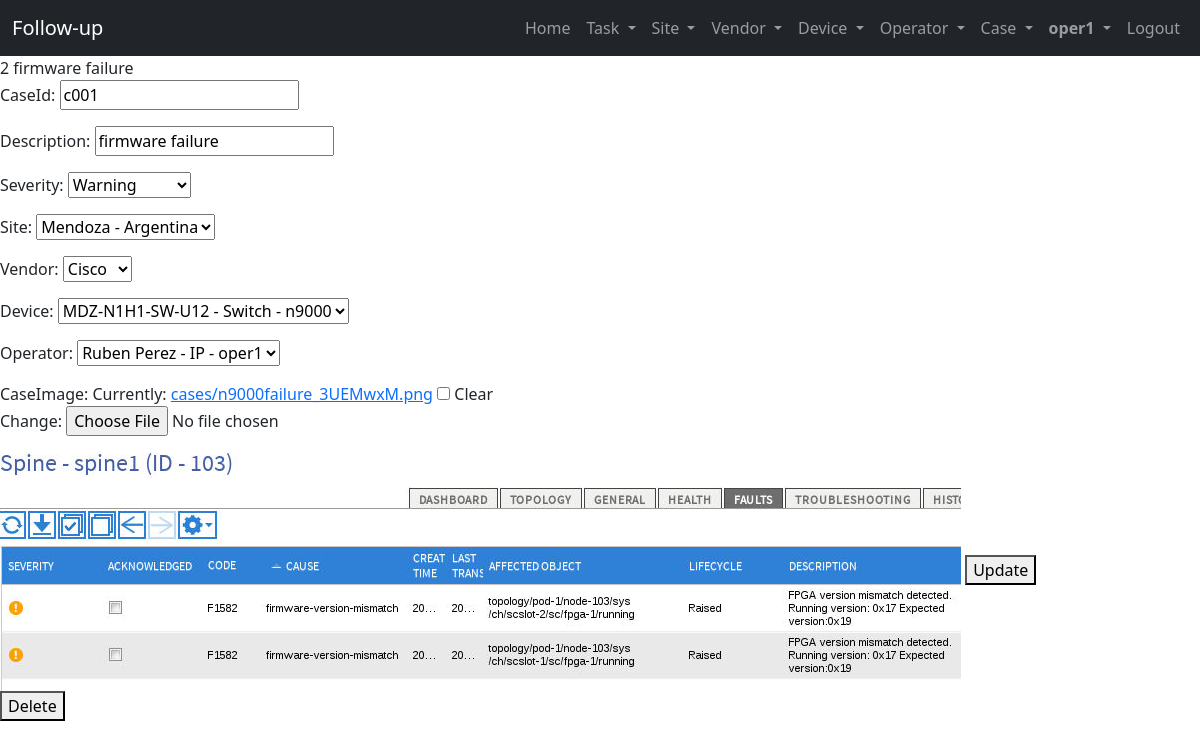
The app's page /cases/2 (signed in) with its own data.
### tasks/models.py (models this page shows, shortened)
class Case(models.Model):
  SEVERITIES = (
    ('1', "Not classified"),
    ('2', "Information"),
    ('3', "Warning"),
    ('4', "Average"),
    ('5', "High"),
    ('6', "Disaster")
  )
  caseId = models.CharField(max_length=6)
  description = models.CharField(max_length=20)
  severity = models.CharField(choices=SEVERITIES, max_length=2, null=True)
  site = models.ForeignKey(Site, on_delete=models.CASCADE, null=True)
  vendor = models.ForeignKey(Vendor, on_delete=models.CASCADE, null=True)
  device = models.ForeignKey(Device, on_delete=models.CASCADE, null=True)
  operator = models.ForeignKey(Operator, on_delete=models.CASCADE, null=True)
  caseImage = models.ImageField(upload_to='cases', blank=True, null=True)
  class Meta():
    verbose_name = 'Case'
    verbose_name_plural = 'Cases'
    ordering = ('caseId', 'description')
    unique_together = ('caseId', 'description')

### tasks/views.py (the view, shortened to what this page needs)
# urls.py: path('cases/<int:case_id>', views.case_detail, name='case_detail'),
@login_required
def case_detail(request, case_id):
    if request.method == 'GET':
        case = get_object_or_404(Case, pk=case_id)
        form = CaseForm(instance=case)
        return render(request, 'case_detail.html', {'case': case, 'form': form})

### tasks/forms.py
class CaseForm(ModelForm):
    class Meta:
        model = Case
        fields = ['caseId', 'description', 'severity', 'site', 'vendor', 'device', 'operator', 'caseImage']

### tasks/models.py (called while the page is built)
  def __str__(self):
    return self.name + ' - ' + self.country

  def __str__(self):
    return self.name

  def __str__(self):
    return f'{self.name} - {self.category} - {self.model}'

  def __str__(self):
    return self.firstName + ' ' + self.lastName + ' - ' + self.backOffice + ' - ' + self.user.username

### tasks/templates/case_detail.html (shortened to what this page needs)
{% extends 'base.html' %}
{% block content %}
{{case.id}} {{case.description}}
<form method="POST" enctype="multipart/form-data">
  {{form.as_p}}
  <section>
    <img
      src="{{ case.caseImage.url }}"
      alt="{{ case.description }}"
    />
  <button>
    Update
  </button>
</form>
<form action="{% url 'case_delete' case.id %}" method="POST">
  <button>
    Delete
  </button>
</form>
{% endblock %}

### tasks/templates/navbar.html (shortened to what this page needs)
<nav class="navbar navbar-expand-lg navbar-dark bg-dark">
  <div class="container-fluid">
    <a class="navbar-brand" href="/">Follow-up</a>
    <div class="collapse navbar-collapse" id="navbarNavDarkDropdown">
      <ul class="navbar-nav ms-auto">
        <li class="nav-item">
          <a href="/" class="nav-link">Home</a>
        </li>
        {% if user.is_authenticated %}
        <div class="collapse navbar-collapse" id="navbarNavDarkDropdown">
          <ul class="navbar-nav">
            <li class="nav-item dropdown">
              <a class="nav-link dropdown-toggle" href="#" id="navbarDarkDropdownMenuLink" role="button" data-bs-toggle="dropdown" aria-expanded="false">
                Task
              </a>
            </li>
          </ul>
        </div>
        <div class="collapse navbar-collapse" id="navbarNavDarkDropdown">
          <ul class="navbar-nav">
            <li class="nav-item dropdown">
              <a class="nav-link dropdown-toggle" href="#" id="navbarDarkDropdownMenuLink" role="button" data-bs-toggle="dropdown" aria-expanded="false">
                Site
              </a>
            </li>
          </ul>
        </div>
        <div class="collapse navbar-collapse" id="navbarNavDarkDropdown">
          <ul class="navbar-nav">
            <li class="nav-item dropdown">
              <a class="nav-link dropdown-toggle" href="#" id="navbarDarkDropdownMenuLink" role="button" data-bs-toggle="dropdown" aria-expanded="false">
                Vendor
              </a>
            </li>
          </ul>
        </div>
        <div class="collapse navbar-collapse" id="navbarNavDarkDropdown">
          <ul class="navbar-nav">
            <li class="nav-item dropdown">
              <a class="nav-link dropdown-toggle" href="#" id="navbarDarkDropdownMenuLink" role="button" data-bs-toggle="dropdown" aria-expanded="false">
                Device
              </a>
            </li>
          </ul>
        </div>
        <div class="collapse navbar-collapse" id="navbarNavDarkDropdown">
          <ul class="navbar-nav">
            <li class="nav-item dropdown">
              <a class="nav-link dropdown-toggle" href="#" id="navbarDarkDropdownMenuLink" role="button" data-bs-toggle="dropdown" aria-expanded="false">
                Operator
              </a>
            </li>
          </ul>
        </div>
        <div class="collapse navbar-collapse" id="navbarNavDarkDropdown">
          <ul class="navbar-nav">
            <li class="nav-item dropdown">
              <a class="nav-link dropdown-toggle" href="#" id="navbarDarkDropdownMenuLink" role="button" data-bs-toggle="dropdown" aria-expanded="false">
                Case
              </a>
            </li>
          </ul>
        </div>
        <div class="collapse navbar-collapse" id="navbarNavDarkDropdown">
          <ul class="navbar-nav">
            <li class="nav-item dropdown">
              <a class="nav-link dropdown-toggle" href="#" id="navbarDarkDropdownMenuLink" role="button" data-bs-toggle="dropdown" aria-expanded="false">
                <strong>{{request.user.username}}</strong>
              </a>
            </li>
          </ul>
        </div>
        <li class="nav-item">
          <a href="/logout" class="nav-link">Logout</a>
        </li>
        {% endif %}
      </ul>
    </div>
  </div>
</nav>

### records on screen
Case: id "2", description "firmware failure", caseId "c001", severity "Warning", site "Mendoza - Argentina", vendor "Cisco", device "MDZ-N1H1-SW-U12 - Switch - n9000", operator "Ruben Perez - IP - oper1", caseImage (picture)

### other values on screen
{{ request.user.username }} "oper1"
